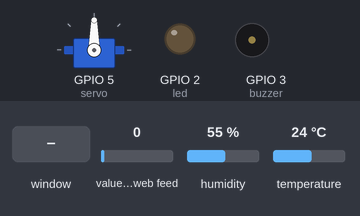
This program was run on a simulated Raspberry Pi (BCM pin numbers). Parts: servo, output pins drawn as LEDs (lit = HIGH), buzzer (waves = sounding). Dashed ring = blinking. Inputs (shaded band) come from the test bench; at power-on: temperature 24 °C, value of the web feed 0, humidity 55 %. Files the program writes start out absent; requests to the public web service named in the program get a made-up reply in its usual format after 0.4 s (London, UTC, broken clouds, 64 % humidity, 1013 hPa unless stated); the desktop window is not drawn, its controls go by their first labels and the mouse button is held 0.15 s; servo angles are drawn from the pulse width (0.5 ms = 0°, 2.5 ms = 180°); what the program prints to the terminal is not drawn.

Above: at 1.4 s.
1.5 s: temperature set to 27 °C
At 4.9 s:
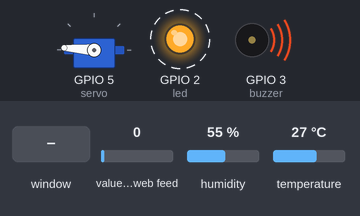
5.0 s: control labelled "Basculer mode test" in the window clicked
At 5.7 s:
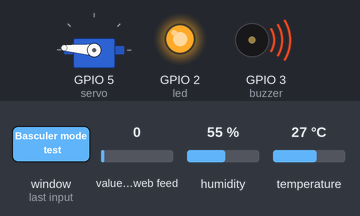
6.5 s: control labelled "fermer" in the window clicked
At 7.7 s:
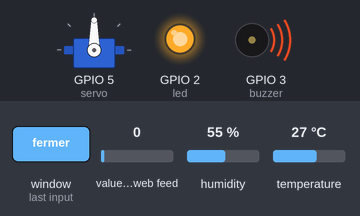
Timing chart, 0 to 9.5 s (numbered marks = the images above; inputs shaded):
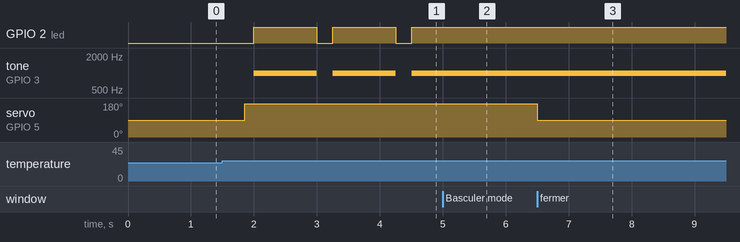

Measured:
- the behaviour switches between 25 and 26 °C on temperature (found by bisection; images 0 and 1)
- after the input at 1.5 s, GPIO 2 (led): alternates HIGH for 1.0 s and LOW for 0.25 s, starting after 0.50 s; tone on GPIO 3 (buzzer): alternates 1000 Hz for 1.0 s and silent for 0.25 s, starting after 0.50 s; servo on GPIO 5 (servo): 90° → 176° after 0.35 s
- after the input at 5.0 s, GPIO 2 (led): stays HIGH (without the input it goes to LOW after 0.51 s); tone on GPIO 3 (buzzer): stays 1000 Hz (without the input it goes to silent after 0.51 s)
- after the input at 6.5 s, servo on GPIO 5 (servo): 176° → 90° at once

The program:

tp1.py
```python
from gpiozero import LED
from gpiozero import Buzzer
from gpiozero import Servo
from time import sleep
import board
import adafruit_dht
import tkinter as tk
import database as db


db.init_table()

led = LED(2)

import RPi.GPIO as GPIO
GPIO.setmode(GPIO.BCM)
GPIO.setup(3,GPIO.OUT)
buzzer = GPIO.PWM(3, 1000)
#buzzer = Buzzer(3)
sensor = adafruit_dht.DHT11(board.D4, use_pulseio=False)


myCorrection=0.45
maxPW=(2.0+myCorrection)/1000
minPW=(1.0-myCorrection)/1000

servo = Servo(5,min_pulse_width=minPW,max_pulse_width=maxPW)

door_text = "Fermer"

max_temp = 25.0
current_temp = 0
current_humidity = 0
alarm_is_enabled = True
is_door_open = False
in_test_mode = False
text_test_mode = "Desactiver"
door_overriden = False

def move_servo(value):
    servo.value = value
    sleep(0.15)
    servo.value = None

move_servo(0)

def change_door_state() :
    global is_door_open
    global in_test_mode
    if is_door_open :
        is_door_open = False
        move_servo(0)
        door_text = "Fermer"
        if in_test_mode :
            open_door_btn['state'] = tk.NORMAL
            close_door_btn['state'] = tk.DISABLED
    else :
        is_door_open = True
        move_servo(1)
        door_text= "Ouvert"
        if in_test_mode :
            open_door_btn['state'] = tk.DISABLED
            close_door_btn['state'] = tk.NORMAL
    state_label.config(text=f"Etat de la porte: {door_text}")


def close_door(event):
    global door_overriden
    change_door_state()
    if in_test_mode:
        door_overriden = True

def open_door(event):
    global door_overriden
    change_door_state()
    if in_test_mode:
        door_overriden = True

def check_temp():
    global is_door_open
    global door_overriden
    if current_temp > max_temp :
       if not is_door_open and not door_overriden :
          change_door_state()
       if alarm_is_enabled :
          led.on()
          buzzer.start(1)
    else:
        if is_door_open and not door_overriden:
            change_door_state()
        led.off()
        buzzer.stop()


def increase_temp(event):
    global current_temp
    current_temp +=1

def decrease_temp(event):
    global current_temp
    current_temp-=1

def diable_all_test_btn() :
    open_door_btn['state'] = tk.DISABLED
    close_door_btn['state'] = tk.DISABLED
    alarm_off['state'] = tk.DISABLED
    alarm_on['state'] = tk.DISABLED
    temp_up['state'] = tk.DISABLED
    temp_down['state'] = tk.DISABLED

def enable_some_test_btn() :
    if is_door_open :
        open_door_btn['state'] = tk.DISABLED
        close_door_btn['state'] = tk.NORMAL
    else :
        open_door_btn['state'] = tk.NORMAL
        close_door_btn['state'] = tk.DISABLED

    if alarm_is_enabled :
        alarm_on['state'] = tk.DISABLED
        alarm_off['state'] = tk.NORMAL
    else :
        alarm_on['state'] = tk.NORMAL
        alarm_off['state'] = tk.DISABLED
    temp_up['state'] = tk.NORMAL
    temp_down['state'] = tk.NORMAL

def toggle_test_mode(event):
    global in_test_mode
    global door_overriden
    if in_test_mode :
        in_test_mode = False
        diable_all_test_btn()
        text_test_mode = "Desactiver"
        door_overriden = False
    else :
        in_test_mode = True
        enable_some_test_btn()
        text_test_mode = "Activer"
    mode_label.config(text =f"Mode test : {text_test_mode}")

def disable_alarm(event):
    global alarm_is_enabled
    alarm_is_enabled = False
    alarm_off['state'] = tk.DISABLED
    alarm_on['state'] = tk.NORMAL

def enable_alarm(event):
    global alarm_is_enabled
    alarm_is_enabled = True
    alarm_off['state'] = tk.NORMAL
    alarm_on['state'] = tk.DISABLED


def get_temperature():
    global current_temp
    global current_humidity
    led.off()
    buzzer.stop()
    #while True:

    try:
        if not in_test_mode:
            temp = sensor.temperature
            hum = sensor.humidity
            if temp != None:
                current_temp = temp
            if hum != None:
                current_humidity = hum

    except Exception as error:
        print("err")
        #continue
    temp_value.config(text=f"{current_temp} C")
    humidity_value.config(text=f"{current_humidity} % hum")
    check_temp()

    window.after(1000, get_temperature)

def update_data():
    db.update_local(current_temp, current_humidity, is_door_open, alarm_is_enabled, in_test_mode)
    db.sync_firebase()
    window.after(15000, update_data)


window = tk.Tk()


window.geometry("640x480")

head_label = tk.Label(window, text = "Systeme de surveillance", font=("Arial", 19, "bold"), bd=10)
head_label.pack()

temp_label = tk.Label(window, text="Temperature", font=("Arial", 15, ""), bd=5)
temp_label.pack()


temp_value = tk.Label(window, fg = "red", font=("Arial", 14, "bold"), bd=5)
temp_value.pack()

humidity_value = tk.Label(window, fg = "red", font=("Arial", 14, "bold"), bd=5)
humidity_value.pack()


state_label=tk.Label(window, text=f"Etat de la porte: {door_text}", font=("Arial", 15,""),bd=5)
state_label.pack()

mode_label = tk.Label(window, text=f"Mode test : {text_test_mode}", font=("Arial", 15,""),fg="blue",bd=5)
mode_label.pack()

mode_button = tk.Button(window, text="Basculer mode test",bd=5)
mode_button.pack()

mode_button.bind("<Button-1>", toggle_test_mode)

temp_label = tk.Label(window, text="Temperature", font=("Arial", 14,""),bd=5)
temp_label.pack()

temp_frame = tk.Frame(window, bd=5)
temp_frame.pack()
temp_down = tk.Button(temp_frame, text="-", bg="red")
temp_up = tk.Button(temp_frame, text="+", bg="green")
temp_down.pack(side="right", )
temp_up.pack(side="left")
temp_down.bind("<Button-1>", decrease_temp)
temp_up.bind("<Button-1>", increase_temp)


temp_label = tk.Label(window, text="Porte", font=("Arial", 14,""))
temp_label.pack()

door_frame = tk.Frame(window, bd=5)
door_frame.pack()
open_door_btn = tk.Button(door_frame, text="ouvrir", bg="green")
close_door_btn = tk.Button(door_frame, text="fermer", bg="red")


open_door_btn.pack(side="left")
close_door_btn.pack(side="right")
open_door_btn.bind("<Button-1>", open_door)
close_door_btn.bind("<Button-1>", close_door)


temp_label = tk.Label(window, text="Alarme", font=("Arial", 14,"") )
temp_label.pack()

alarm_frame = tk.Frame(window, bd=5)
alarm_frame.pack()
alarm_on = tk.Button(alarm_frame, text="activer", bg="green")
alarm_off = tk.Button(alarm_frame, text="arreter", bg="red")
alarm_on.pack(side="left")
alarm_off.pack(side="right")
alarm_on.bind("<Button-1>", enable_alarm)
alarm_off.bind("<Button-1>", disable_alarm)

diable_all_test_btn()
window.after(100, get_temperature)
window.after(100, update_data)
window.mainloop()
```

database.py
```python
import sqlite3
import requests
import json
con = sqlite3.connect('example.db')
cur = con.cursor()
firebase_url_sensors = "https://fuck-off-abc63-default-rtdb.firebaseio.com/sensor_readings.json?auth=<4G997bxZerZBnShZCCHGizZYaHt2>"
firebase_url_states = "https://fuck-off-abc63-default-rtdb.firebaseio.com/rpi_state.json"


def init_table():
# Create table
    try:
        cur.execute('''CREATE TABLE data
               (id integer primary key, temp INTEGER, humidity INTEGER, door_open boolean, alarm_on boolean, in_test_mode boolean, is_synced boolean)''')
        con.commit()
        # con.close()
    except Exception as e:
        print("database already created")

def update_local(temp, humidity, door_open, alarm_on,  in_test_mode):
    print(humidity)
    cur.execute("INSERT INTO data VALUES (null, ?, ?, ?, ?, ?, false)", (temp, humidity, door_open, alarm_on,  in_test_mode))
    con.commit()
    # con.close()


def sync_firebase():
    cur.execute('SELECT * FROM data WHERE is_synced=false')
    unsynced = cur.fetchall()

    for data in unsynced:
        print(data[0])
        sen = {
            "id":data[0],
            "temp":data[1],
            "humidity":data[2],
            "door_open":data[3],
            "alarm_on":data[4],
            "in_test_mode": data[5]
        }
        try:
            res = requests.post(firebase_url_sensors, data=json.dumps(sen))
            update = "UPDATE data SET is_synced=? WHERE id=?"
            con.execute(update, (True, data[0]))
            con.commit()
        except Exception as e:
            print("fail")

def get_system_states() :
    try:
        response = requests.get(firebase_url_states)
        system_states = response.json()

    except Exception as e:
            print("fail")
            system_states = []
    return system_states
```
